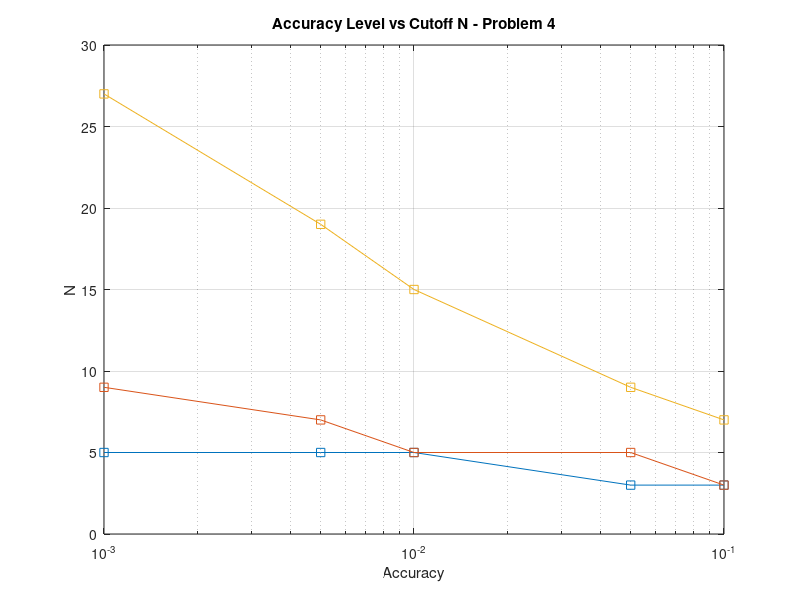

MATLAB code to generate this figure:
%% Plot N(threshold) -vs- (threshold)


%% point (0.1, 0.5)
thresholds = [0.1, 0.05, 0.01, 0.005, 0.001]
n_depth = [3, 3, 5, 5, 5]

semilogx(thresholds, n_depth, '-s')
hold on



%% point (0.5, 0.5)
thresholds = [0.1, 0.05, 0.01, 0.005, 0.001]
n_depth = [3, 5, 5, 7, 9]

semilogx(thresholds, n_depth, '-s')
hold on


%% point (0.9, 0.5)
thresholds = [0.1, 0.05, 0.01, 0.005, 0.001]
n_depth = [7, 9, 15, 19, 27]


semilogx(thresholds, n_depth, '-s')



grid on
title('Accuracy Level vs Cutoff N - Problem 4')
ylabel('N');
xlabel('Accuracy');